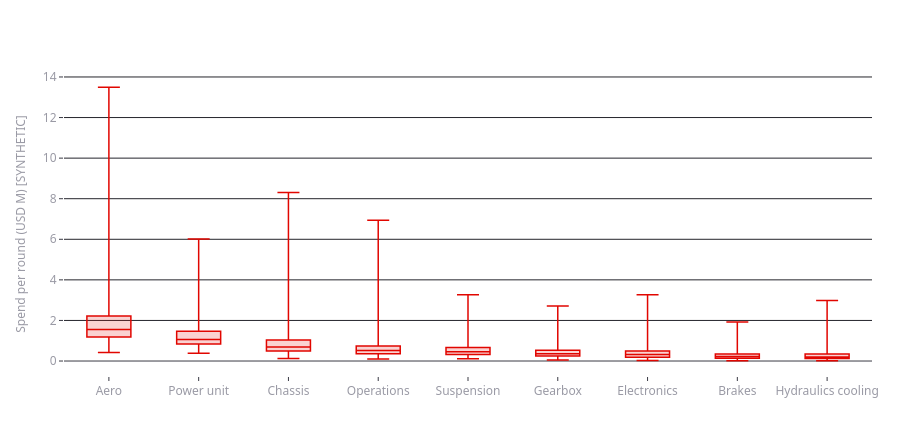

The cell this chart's notebook holds for it:
### Markdown cell above
### Spend by component (SYNTHETIC)

### Code cell
result = univariate.spend_distribution(tables.component)
result.fig.show()

### Figure 1 — Plotly figure (JSON) as saved in the notebook; plotly's stock layout.template omitted (floating-point values rounded to 4 significant figures; data arrays with more than 128 entries replaced by an {"elided": "..."} marker saying what was removed)
{"data": [{"alignmentgroup": "True", "boxpoints": false, "fillcolor": "rgba(225,6,0,0.18)", "hovertemplate": "=%{x}<br>Spend per round (USD M) [SYNTHETIC]=%{y}<extra></extra>", "legendgroup": "", "marker": {"color": "#E10600"}, "name": "", "notched": false, "offsetgroup": "", "orientation": "v", "showlegend": false, "type": "box", "x": {"elided": "13680 str values"}, "x0": " ", "xaxis": "x", "y": {"elided": "13680 float values"}, "y0": " ", "yaxis": "y"}], "layout": {"boxmode": "group", "height": 440, "legend": {"tracegroupgap": 0}, "showlegend": false, "title": {"text": "SPEND BY COMPONENT"}, "xaxis": {"anchor": "y", "categoryarray": ["Aero", "Power unit", "Chassis", "Operations", "Suspension", "Gearbox", "Electronics", "Brakes", "Hydraulics cooling"], "categoryorder": "array", "domain": [0.0, 1.0], "title": {"text": ""}}, "yaxis": {"anchor": "x", "domain": [0.0, 1.0], "title": {"text": "Spend per round (USD M) [SYNTHETIC]"}}}}
